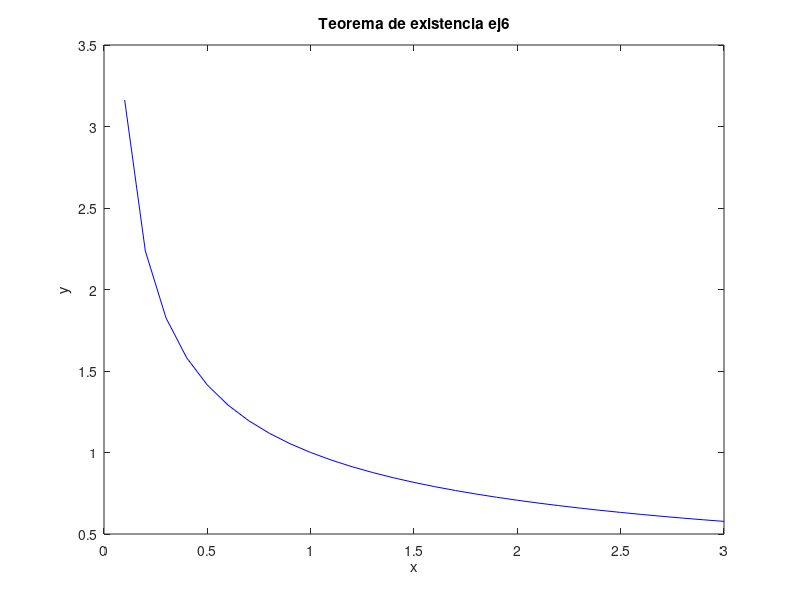

MATLAB code for this plot:
% Octave Script
% Title			:Teorema de existencia ej6.
% Description		:Script para desarrrollar el ejericio6 de la actividad Teorema de existencia.
% Author		:Orlando Espinoza Valentin (Orlando-Esp) espinozaorlando978@gmail.com
% Date			:20210506
% sion		        :1
% Usage			:octave> /path/Teorema de existencia,Ej6_Teoremadeexistencia_OrlandoEspinoza_3202
% Notes			:Requiere aplicacion octave-online usar en consola preferentemente. 
%program execution page :https://octave-online.net

%Limpiar variables.
clear 
%Dominio de la funcion.
x=0:0.1:3;
%Valor de la funcion.
y=(1./sqrt(x));
%Genera la grafica 
plot(x,y,'b');
%Asigna un nombre a la grafica 
title("Teorema de existencia ej6");
%Etiqueta para x
xlabel("x");
%Etiqueta para y
ylabel("y");
